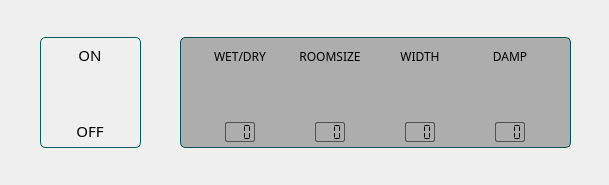
<?xml version="1.0" encoding="UTF-8"?>
<ui version="4.0">
 <class>ReverbTab</class>
 <widget class="QWidget" name="ReverbTab">
  <property name="geometry">
   <rect>
    <x>0</x>
    <y>0</y>
    <width>609</width>
    <height>185</height>
   </rect>
  </property>
  <property name="font">
   <font>
    <family>Cascadia Code</family>
   </font>
  </property>
  <property name="windowTitle">
   <string>Form</string>
  </property>
  <property name="styleSheet">
   <string notr="true"/>
  </property>
  <widget class="QGroupBox" name="toggleBox">
   <property name="geometry">
    <rect>
     <x>40</x>
     <y>37</y>
     <width>101</width>
     <height>111</height>
    </rect>
   </property>
   <property name="styleSheet">
    <string notr="true">QGroupBox {
	border: 1px solid #006060;
	border-radius: 5px;
}</string>
   </property>
   <property name="title">
    <string/>
   </property>
   <widget class="QLabel" name="label_2">
    <property name="geometry">
     <rect>
      <x>20</x>
      <y>8</y>
      <width>60</width>
      <height>20</height>
     </rect>
    </property>
    <property name="font">
     <font>
      <family>Cascadia Code</family>
      <pointsize>11</pointsize>
      <bold>false</bold>
     </font>
    </property>
    <property name="styleSheet">
     <string notr="true"/>
    </property>
    <property name="text">
     <string>ON</string>
    </property>
    <property name="alignment">
     <set>Qt::AlignCenter</set>
    </property>
   </widget>
   <widget class="QLabel" name="label">
    <property name="geometry">
     <rect>
      <x>20</x>
      <y>84</y>
      <width>60</width>
      <height>20</height>
     </rect>
    </property>
    <property name="font">
     <font>
      <family>Cascadia Code</family>
      <pointsize>11</pointsize>
      <bold>false</bold>
     </font>
    </property>
    <property name="text">
     <string>OFF</string>
    </property>
    <property name="alignment">
     <set>Qt::AlignCenter</set>
    </property>
   </widget>
   <widget class="QCheckBox" name="toggle">
    <property name="geometry">
     <rect>
      <x>20</x>
      <y>26</y>
      <width>60</width>
      <height>60</height>
     </rect>
    </property>
    <property name="styleSheet">
     <string notr="true">QCheckBox::indicator {width: 60px; height: 60px; border: 0px;}
QCheckBox::indicator:checked {image: url(:/icons/toggleOn.png);}
QCheckBox::indicator:unchecked {image: url(:/icons/toggleOff.png);}</string>
    </property>
    <property name="text">
     <string/>
    </property>
   </widget>
  </widget>
  <widget class="QGroupBox" name="settings">
   <property name="geometry">
    <rect>
     <x>180</x>
     <y>37</y>
     <width>391</width>
     <height>111</height>
    </rect>
   </property>
   <property name="styleSheet">
    <string notr="true">QGroupBox {
	border: 1px solid #006060;
	border-radius: 5px;
}</string>
   </property>
   <property name="title">
    <string/>
   </property>
   <widget class="QGroupBox" name="wetdry">
    <property name="geometry">
     <rect>
      <x>30</x>
      <y>1</y>
      <width>60</width>
      <height>109</height>
     </rect>
    </property>
    <property name="toolTip">
     <string>&lt;html&gt;&lt;head/&gt;&lt;body&gt;&lt;p&gt;Lower: Less reverb, louder voice&lt;/p&gt;&lt;p&gt;Higher: More reverb, quieter voice&lt;/p&gt;&lt;/body&gt;&lt;/html&gt;</string>
    </property>
    <property name="styleSheet">
     <string notr="true">border: 0px;
border-radius: 0px;</string>
    </property>
    <property name="title">
     <string/>
    </property>
    <widget class="QLCDNumber" name="wetdryVal">
     <property name="geometry">
      <rect>
       <x>15</x>
       <y>84</y>
       <width>30</width>
       <height>20</height>
      </rect>
     </property>
     <property name="font">
      <font>
       <family>Cascadia Code</family>
       <pointsize>9</pointsize>
      </font>
     </property>
     <property name="styleSheet">
      <string notr="true">border: 1px solid #707070;
border-radius: 2px;
</string>
     </property>
     <property name="digitCount">
      <number>3</number>
     </property>
     <property name="segmentStyle">
      <enum>QLCDNumber::Flat</enum>
     </property>
     <property name="value" stdset="0">
      <double>0.000000000000000</double>
     </property>
     <property name="intValue" stdset="0">
      <number>0</number>
     </property>
    </widget>
    <widget class="QWidget" name="wetdryDial" native="true">
     <property name="geometry">
      <rect>
       <x>7</x>
       <y>31</y>
       <width>46</width>
       <height>46</height>
      </rect>
     </property>
     <property name="styleSheet">
      <string notr="true">background: transparent;</string>
     </property>
    </widget>
    <widget class="QLabel" name="label_5">
     <property name="geometry">
      <rect>
       <x>0</x>
       <y>8</y>
       <width>60</width>
       <height>20</height>
      </rect>
     </property>
     <property name="font">
      <font>
       <family>Cascadia Code</family>
       <pointsize>9</pointsize>
       <bold>false</bold>
      </font>
     </property>
     <property name="text">
      <string>WET/DRY</string>
     </property>
     <property name="alignment">
      <set>Qt::AlignCenter</set>
     </property>
    </widget>
   </widget>
   <widget class="QGroupBox" name="damp">
    <property name="geometry">
     <rect>
      <x>300</x>
      <y>1</y>
      <width>60</width>
      <height>109</height>
     </rect>
    </property>
    <property name="toolTip">
     <string>&lt;html&gt;&lt;head/&gt;&lt;body&gt;&lt;p&gt;Lower: Slower decay&lt;/p&gt;&lt;p&gt;Higher: Faster decay&lt;/p&gt;&lt;/body&gt;&lt;/html&gt;</string>
    </property>
    <property name="styleSheet">
     <string notr="true">border: 0px;
border-radius: 0px;</string>
    </property>
    <property name="title">
     <string/>
    </property>
    <widget class="QLCDNumber" name="dampVal">
     <property name="geometry">
      <rect>
       <x>15</x>
       <y>84</y>
       <width>30</width>
       <height>20</height>
      </rect>
     </property>
     <property name="font">
      <font>
       <family>Cascadia Code</family>
       <pointsize>9</pointsize>
      </font>
     </property>
     <property name="styleSheet">
      <string notr="true">border: 1px solid #707070;
border-radius: 2px;
</string>
     </property>
     <property name="digitCount">
      <number>3</number>
     </property>
     <property name="segmentStyle">
      <enum>QLCDNumber::Flat</enum>
     </property>
     <property name="value" stdset="0">
      <double>0.000000000000000</double>
     </property>
     <property name="intValue" stdset="0">
      <number>0</number>
     </property>
    </widget>
    <widget class="QWidget" name="dampDial" native="true">
     <property name="geometry">
      <rect>
       <x>7</x>
       <y>31</y>
       <width>46</width>
       <height>46</height>
      </rect>
     </property>
     <property name="styleSheet">
      <string notr="true">background: transparent;</string>
     </property>
    </widget>
    <widget class="QLabel" name="label_7">
     <property name="geometry">
      <rect>
       <x>0</x>
       <y>8</y>
       <width>60</width>
       <height>20</height>
      </rect>
     </property>
     <property name="font">
      <font>
       <family>Cascadia Code</family>
       <pointsize>9</pointsize>
       <bold>false</bold>
      </font>
     </property>
     <property name="text">
      <string>DAMP</string>
     </property>
     <property name="alignment">
      <set>Qt::AlignCenter</set>
     </property>
    </widget>
   </widget>
   <widget class="QGroupBox" name="width">
    <property name="geometry">
     <rect>
      <x>210</x>
      <y>1</y>
      <width>60</width>
      <height>109</height>
     </rect>
    </property>
    <property name="toolTip">
     <string>&lt;html&gt;&lt;head/&gt;&lt;body&gt;&lt;p&gt;Lower: Narrower room&lt;/p&gt;&lt;p&gt;Higher: Wider room&lt;/p&gt;&lt;/body&gt;&lt;/html&gt;</string>
    </property>
    <property name="styleSheet">
     <string notr="true">border: 0px;
border-radius: 0px;</string>
    </property>
    <property name="title">
     <string/>
    </property>
    <widget class="QLCDNumber" name="widthVal">
     <property name="geometry">
      <rect>
       <x>15</x>
       <y>84</y>
       <width>30</width>
       <height>20</height>
      </rect>
     </property>
     <property name="font">
      <font>
       <family>Cascadia Code</family>
       <pointsize>9</pointsize>
      </font>
     </property>
     <property name="styleSheet">
      <string notr="true">border: 1px solid #707070;
border-radius: 2px;
</string>
     </property>
     <property name="digitCount">
      <number>3</number>
     </property>
     <property name="segmentStyle">
      <enum>QLCDNumber::Flat</enum>
     </property>
     <property name="value" stdset="0">
      <double>0.000000000000000</double>
     </property>
     <property name="intValue" stdset="0">
      <number>0</number>
     </property>
    </widget>
    <widget class="QWidget" name="widthDial" native="true">
     <property name="geometry">
      <rect>
       <x>7</x>
       <y>31</y>
       <width>46</width>
       <height>46</height>
      </rect>
     </property>
     <property name="styleSheet">
      <string notr="true">background: transparent;</string>
     </property>
    </widget>
    <widget class="QLabel" name="label_8">
     <property name="geometry">
      <rect>
       <x>0</x>
       <y>8</y>
       <width>60</width>
       <height>20</height>
      </rect>
     </property>
     <property name="font">
      <font>
       <family>Cascadia Code</family>
       <pointsize>9</pointsize>
       <bold>false</bold>
      </font>
     </property>
     <property name="text">
      <string>WIDTH</string>
     </property>
     <property name="alignment">
      <set>Qt::AlignCenter</set>
     </property>
    </widget>
   </widget>
   <widget class="QGroupBox" name="roomsize">
    <property name="geometry">
     <rect>
      <x>120</x>
      <y>1</y>
      <width>60</width>
      <height>109</height>
     </rect>
    </property>
    <property name="toolTip">
     <string>&lt;html&gt;&lt;head/&gt;&lt;body&gt;&lt;p&gt;Lower: Smaller room&lt;/p&gt;&lt;p&gt;Higher: Larger room&lt;/p&gt;&lt;/body&gt;&lt;/html&gt;</string>
    </property>
    <property name="styleSheet">
     <string notr="true">border: 0px;
border-radius: 0px;</string>
    </property>
    <property name="title">
     <string/>
    </property>
    <widget class="QLCDNumber" name="roomsizeVal">
     <property name="geometry">
      <rect>
       <x>15</x>
       <y>84</y>
       <width>30</width>
       <height>20</height>
      </rect>
     </property>
     <property name="font">
      <font>
       <family>Cascadia Code</family>
       <pointsize>9</pointsize>
      </font>
     </property>
     <property name="styleSheet">
      <string notr="true">border: 1px solid #707070;
border-radius: 2px;
</string>
     </property>
     <property name="digitCount">
      <number>3</number>
     </property>
     <property name="segmentStyle">
      <enum>QLCDNumber::Flat</enum>
     </property>
     <property name="value" stdset="0">
      <double>0.000000000000000</double>
     </property>
     <property name="intValue" stdset="0">
      <number>0</number>
     </property>
    </widget>
    <widget class="QWidget" name="roomsizeDial" native="true">
     <property name="geometry">
      <rect>
       <x>7</x>
       <y>31</y>
       <width>46</width>
       <height>46</height>
      </rect>
     </property>
     <property name="styleSheet">
      <string notr="true">background: transparent;</string>
     </property>
    </widget>
    <widget class="QLabel" name="label_9">
     <property name="geometry">
      <rect>
       <x>0</x>
       <y>8</y>
       <width>60</width>
       <height>20</height>
      </rect>
     </property>
     <property name="font">
      <font>
       <family>Cascadia Code</family>
       <pointsize>9</pointsize>
       <bold>false</bold>
      </font>
     </property>
     <property name="text">
      <string>ROOMSIZE</string>
     </property>
     <property name="alignment">
      <set>Qt::AlignCenter</set>
     </property>
    </widget>
   </widget>
   <widget class="QWidget" name="overlay" native="true">
    <property name="geometry">
     <rect>
      <x>0</x>
      <y>0</y>
      <width>391</width>
      <height>111</height>
     </rect>
    </property>
    <property name="styleSheet">
     <string notr="true">border: 1px solid transparent;
border-radius: 5px;
background: rgba(0, 0, 0, 70);</string>
    </property>
   </widget>
  </widget>
 </widget>
 <resources/>
 <connections/>
</ui>
